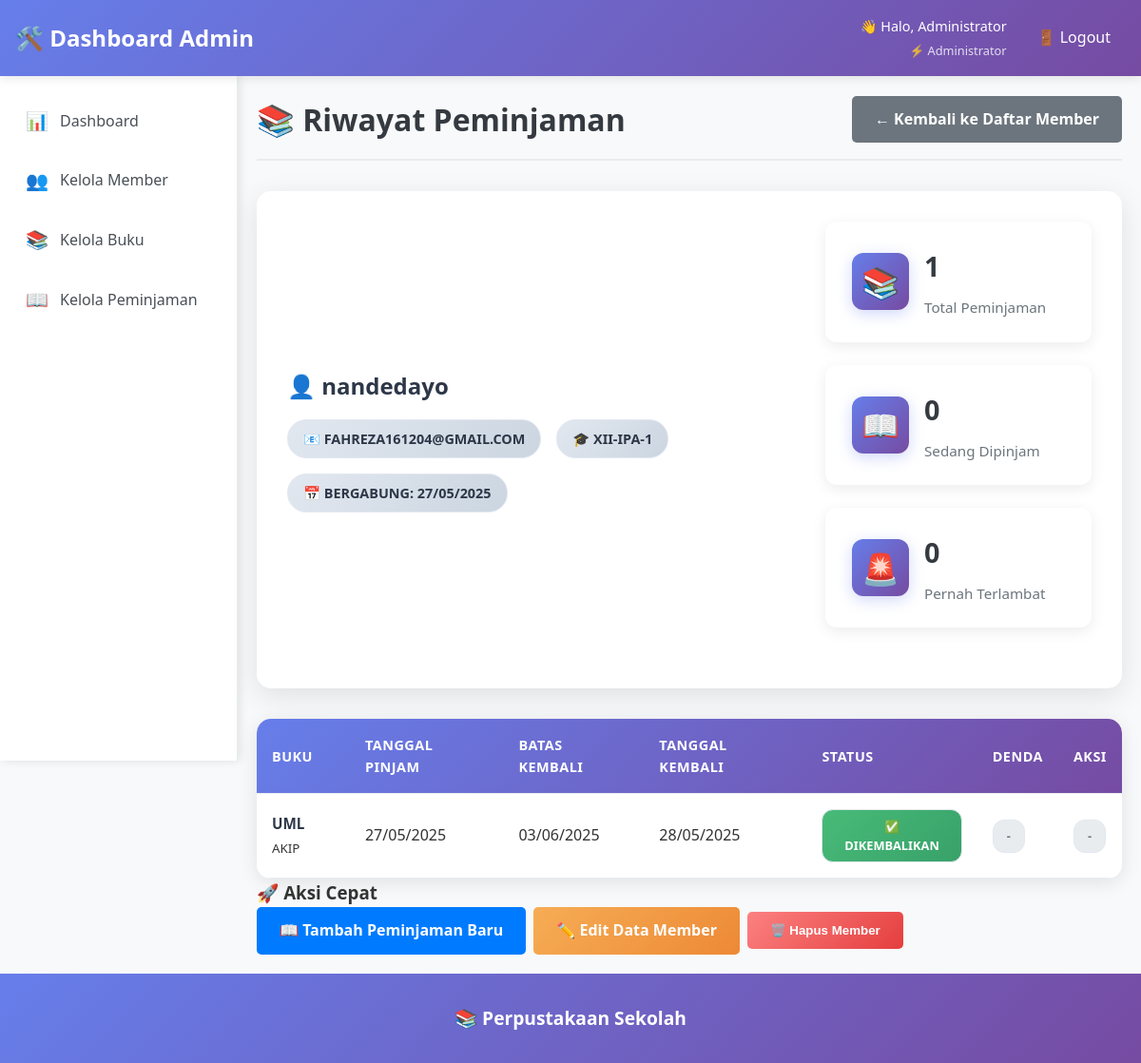
Page /admin/members/3/loans (signed in) on the committed database.
### app.py (models this page shows, shortened)
class User(UserMixin, db.Model):
    id = db.Column(db.Integer, primary_key=True)
    username = db.Column(db.String(80), unique=True, nullable=False)
    email = db.Column(db.String(120), unique=True, nullable=False)
    password_hash = db.Column(db.String(120), nullable=False)
    role = db.Column(db.String(20), nullable=False, default='member')  # 'admin' or 'member'
    nama_lengkap = db.Column(db.String(100), nullable=False)
    kelas = db.Column(db.String(20))  # untuk member
    profile_photo = db.Column(db.String(200))  # path to profile photo
    created_at = db.Column(db.DateTime, default=datetime.utcnow)

class Peminjaman(db.Model):
    id = db.Column(db.Integer, primary_key=True)
    user_id = db.Column(db.Integer, db.ForeignKey('user.id'), nullable=False)
    buku_id = db.Column(db.Integer, db.ForeignKey('buku.id'), nullable=False)
    tanggal_pinjam = db.Column(db.DateTime, default=datetime.utcnow)
    tanggal_kembali_rencana = db.Column(db.DateTime, nullable=False)
    tanggal_kembali_aktual = db.Column(db.DateTime)
    status = db.Column(db.String(20), default='dipinjam')  # 'dipinjam', 'dikembalikan'
    denda = db.Column(db.Integer, default=0)
    user = db.relationship('User', backref='peminjaman')
    buku = db.relationship('Buku', backref='peminjaman')

class Buku(db.Model):
    id = db.Column(db.Integer, primary_key=True)
    judul = db.Column(db.String(200), nullable=False)
    pengarang = db.Column(db.String(100), nullable=False)
    penerbit = db.Column(db.String(100))
    tahun_terbit = db.Column(db.Integer)
    isbn = db.Column(db.String(20), unique=True)
    kategori = db.Column(db.String(50))
    stok = db.Column(db.Integer, default=1)
    deskripsi = db.Column(db.Text)
    gambar = db.Column(db.String(200))  # path to book cover image
    created_at = db.Column(db.DateTime, default=datetime.utcnow)

### app.py (the view)
@app.route('/admin/members/<int:id>/loans')
@login_required
def admin_member_loans(id):
    if current_user.role != 'admin':
        flash('Akses ditolak!')
        return redirect(url_for('index'))
    member = User.query.get_or_404(id)
    if member.role != 'member':
        flash('User bukan member!')
        return redirect(url_for('admin_members'))
    loans = Peminjaman.query.filter_by(user_id=member.id).order_by(Peminjaman.tanggal_pinjam.desc()).all()
    return render_template('admin/member_loans.html', member=member, loans=loans)

### app.py (called while the page is built)
@login_manager.user_loader
def load_user(user_id):
    return User.query.get(int(user_id))

@app.context_processor
def inject_kelas_options():
    return dict(KELAS_OPTIONS=KELAS_OPTIONS)

### templates/admin/member_loans.html (shortened to what this page needs)
{% extends "admin/base.html" %}
{% block content %}
    <div class="content-header">
        <h1>📚 Riwayat Peminjaman</h1>
        <a href="{{ url_for('admin_members') }}" class="btn btn-secondary">← Kembali ke Daftar Member</a>
    </div>
    <div class="member-info-card">
        <div class="member-details">
            <h2>👤 {{ member.nama_lengkap }}</h2>
            <div class="member-meta">
                <span class="badge">📧 {{ member.email }}</span>
                <span class="badge">🎓 {{ member.kelas or 'Tidak ada kelas' }}</span>
                <span class="badge">📅 Bergabung: {{ member.created_at.strftime('%d/%m/%Y') }}</span>
            </div>        </div>
        <div class="stats-grid">
            <div class="stat-card">
                <div class="stat-icon">📚</div>
                <div class="stat-info">
                    <h3>{{ loans|length }}</h3>
                    <p>Total Peminjaman</p>
                </div>
            </div>
            <div class="stat-card">
                <div class="stat-icon">📖</div>
                <div class="stat-info">
                    <h3>{{ loans|selectattr('status', 'equalto', 'dipinjam')|list|length }}</h3>
                    <p>Sedang Dipinjam</p>
                </div>
            </div>
            <div class="stat-card">
                <div class="stat-icon">🚨</div>
                <div class="stat-info">
                    <h3>{{ loans|selectattr('denda', 'greaterthan', 0)|list|length }}</h3>
                    <p>Pernah Terlambat</p>
                </div>
            </div>
        </div>
    </div>
    {% if loans %}
    <div class="table-container">
        <table class="loans-table">
            <thead>
                <tr>
                    <th>Buku</th>
                    <th>Tanggal Pinjam</th>
                    <th>Batas Kembali</th>
                    <th>Tanggal Kembali</th>
                    <th>Status</th>
                    <th>Denda</th>
                    <th>Aksi</th>
                </tr>
            </thead>
            <tbody>
                {% for loan in loans %}                <tr class="loan-row {{ 'active' if loan.status == 'dipinjam' else 'returned' }}">
                    <td data-label="Buku">
                        <div class="book-info">
                            <strong>{{ loan.buku.judul }}</strong>
                            <small>{{ loan.buku.pengarang }}</small>
                        </div>
                    </td>
                    <td data-label="Tanggal Pinjam">{{ loan.tanggal_pinjam.strftime('%d/%m/%Y') }}</td>
                    <td data-label="Batas Kembali">
                        {% if loan.status == 'dipinjam' %}
                            {% set days_left = (loan.tanggal_kembali_rencana.date() - (now() if now else loan.tanggal_pinjam.date())|date()).days %}
                            {% if days_left < 0 %}
                                <span class="badge badge-danger">{{ loan.tanggal_kembali_rencana.strftime('%d/%m/%Y') }} ⚠️</span>
                            {% elif days_left == 0 %}
                                <span class="badge badge-warning">{{ loan.tanggal_kembali_rencana.strftime('%d/%m/%Y') }} 🔔</span>
                            {% elif days_left <= 2 %}
                                <span class="badge badge-info">{{ loan.tanggal_kembali_rencana.strftime('%d/%m/%Y') }} 📅</span>
                            {% else %}
                                <span class="badge badge-secondary">{{ loan.tanggal_kembali_rencana.strftime('%d/%m/%Y') }}</span>
                            {% endif %}
                        {% else %}
                            {{ loan.tanggal_kembali_rencana.strftime('%d/%m/%Y') }}
                        {% endif %}
                    </td>
                    <td data-label="Tanggal Kembali">
                        {% if loan.tanggal_kembali_aktual %}
                            {{ loan.tanggal_kembali_aktual.strftime('%d/%m/%Y') }}
                        {% else %}
                            <span class="badge badge-warning">Belum dikembalikan</span>
                        {% endif %}
                    </td>
                    <td data-label="Status">
                        {% if loan.status == 'dipinjam' %}
                            <span class="badge badge-info">📖 Dipinjam</span>
                        {% else %}
                            <span class="badge badge-success">✅ Dikembalikan</span>
                        {% endif %}
                    </td>
                    <td data-label="Denda">
                        {% if loan.denda > 0 %}
                            <span class="badge badge-danger">Rp {{ "{:,}".format(loan.denda) }}</span>
                        {% else %}
                            <span class="badge badge-secondary">-</span>
                        {% endif %}
                    </td>
                    <td data-label="Aksi">
                        {% if loan.status == 'dipinjam' %}
                            <a href="{{ url_for('admin_return_book', id=loan.id) }}"
                               class="btn btn-sm btn-success"
                               onclick="return confirm('Konfirmasi pengembalian buku {{ loan.buku.judul }}?')">
                                ✅ Kembalikan
                            </a>
                        {% else %}
                            <span class="badge badge-secondary">-</span>
                        {% endif %}
                    </td>
                </tr>
                {% endfor %}
            </tbody>
        </table>
    </div>
    <div class="quick-actions-section">
        <h3>🚀 Aksi Cepat</h3>
        <div class="action-buttons">
            <a href="{{ url_for('admin_process_loan') }}?user_id={{ member.id }}" class="btn btn-primary">
                📖 Tambah Peminjaman Baru
            </a>            <a href="{{ url_for('admin_edit_member', id=member.id) }}" class="btn btn-warning">
                ✏️ Edit Data Member
            </a>
            {% if loans|selectattr('status', 'equalto', 'dipinjam')|list|length == 0 %}
            <button class="btn btn-danger delete-member-btn"
                    data-member-id="{{ member.id }}"
                    data-member-name="{{ member.nama_lengkap }}">
                🗑️ Hapus Member
            </button>
            {% endif %}
        </div>
    </div>
    {% endif %}
{% endblock %}

### templates/admin/includes/header.html (shortened to what this page needs)
<nav class="navbar">
    <div class="nav-container">
        <div class="nav-left">
            <h2>🛠️ Dashboard Admin</h2>
        </div>
        <div class="nav-links">
            <div class="admin-user-info">
                <span class="admin-greeting">👋 Halo, {{ current_user.nama_lengkap }}</span>
                <span class="admin-role">⚡ Administrator</span>
            </div>
            <a href="{{ url_for('logout') }}" class="logout-btn">🚪 Logout</a>
        </div>
    </div>
</nav>

### static/style.css (style rules this page uses)
* { margin: 0; padding: 0; box-sizing: border-box; }
body { font-family: 'Segoe UI', Tahoma, Geneva, Verdana, sans-serif; line-height: 1.6; color: #333; background-color: #f8f9fa; margin: 0; padding: 0; }
.navbar { position: fixed; top: 0; left: 0; right: 0; z-index: 1000; background: linear-gradient(135deg, #667eea 0%, #764ba2 100%); color: white; padding: 1rem 0; box-shadow: 0 2px 10px rgba(0,0,0,0.1); }
.nav-container { max-width: 1200px; margin: 0 auto; padding: 0 1rem; display: flex; justify-content: space-between; align-items: center; }
.nav-container h2 { font-size: 1.5rem; font-weight: 600; }
.nav-links { display: flex; gap: 1rem; align-items: center; }
.nav-links a { color: white; text-decoration: none; padding: 0.5rem 1rem; border-radius: 5px; transition: background-color 0.3s; }
.btn { display: inline-block; padding: 0.75rem 1.5rem; border: none; border-radius: 5px; text-decoration: none; font-weight: 600; cursor: pointer; transition: all 0.3s ease; text-align: center; }
.btn-primary { background-color: #007bff; color: white; }
.btn-secondary { background-color: #6c757d; color: white; }
.btn-warning { background-color: #ffc107; color: #212529; }
.content-header { display: flex; justify-content: space-between; align-items: center; margin-bottom: 2rem; padding-bottom: 1rem; border-bottom: 2px solid #e9ecef; }
.content-header h1 { color: #343a40; font-size: 2rem; font-weight: 700; margin: 0; }
.stats-grid { display: grid; grid-template-columns: repeat(auto-fit, minmax(200px, 1fr)); gap: 1.5rem; margin-bottom: 2rem; }
.stat-card { background: white; padding: 1.5rem; border-radius: 10px; box-shadow: 0 2px 10px rgba(0,0,0,0.1); display: flex; align-items: center; gap: 1rem; transition: transform 0.3s ease, box-shadow 0.3s ease; }
.stat-icon { font-size: 2rem; width: 60px; height: 60px; display: flex; align-items: center; justify-content: center; background: linear-gradient(135deg, #667eea 0%, #764ba2 100%); color: white; border-radius: 10px; box-shadow: 0 4px 15px rgba(102, 126, 234, 0.3); }
.stat-info { flex: 1; }
.stat-info h3 { font-size: 1.8rem; font-weight: 700; color: #343a40; margin: 0 0 0.5rem 0; }
.stat-info p { color: #6c757d; margin: 0; font-weight: 500; }
.table-container { background: white; border-radius: 10px; box-shadow: 0 2px 10px rgba(0,0,0,0.1); overflow: hidden; margin-top: 2rem; }
table { width: 100%; border-collapse: collapse; background: white; }
table thead { background: linear-gradient(135deg, #667eea 0%, #764ba2 100%); color: white; }
table th, table td { padding: 1rem; text-align: left; border-bottom: 1px solid #e9ecef; }
table th { font-weight: 600; text-transform: uppercase; font-size: 0.9rem; letter-spacing: 0.5px; }
table tbody tr { transition: background-color 0.3s ease; }
.badge { display: inline-block; padding: 0.25rem 0.5rem; font-size: 0.75rem; font-weight: 600; border-radius: 4px; text-transform: uppercase; }
.badge-success { background-color: #28a745; color: white; }
.member-info-card { background: white; border-radius: 15px; box-shadow: 0 8px 30px rgba(0, 0, 0, 0.1); padding: 2rem; margin-bottom: 2rem; display: grid; grid-template-columns: 1fr auto; gap: 2rem; align-items: center; }
.member-details h2 { color: #2d3748; margin-bottom: 1rem; font-size: 1.5rem; font-weight: 700; }
.member-meta { display: flex; flex-wrap: wrap; gap: 1rem; }
.member-meta .badge { padding: 0.5rem 1rem; border-radius: 20px; font-size: 0.9rem; background: linear-gradient(135deg, #e2e8f0 0%, #cbd5e0 100%); color: #2d3748; }

### rows in the picture
User: nama_lengkap "Administrator"
User: nama_lengkap "nandedayo", email "FAHREZA161204@GMAIL.COM", kelas "XII-IPA-1", created_at "27/05/2025"
Peminjaman: buku.judul "UML", buku.pengarang "AKIP", tanggal_pinjam "27/05/2025", tanggal_kembali_rencana "03/06/2025", tanggal_kembali_aktual "28/05/2025", status "✅ DIKEMBALIKAN"

### other values in the picture
{{ loans|length }} "1"
{{ loans|selectattr('status', 'equalto', 'dipinjam')|list|length }} "0"
{{ loans|selectattr('denda', 'greaterthan', 0)|list|length }} "0"
